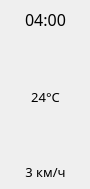
             <widget class="QWidget" name="widgetLittle1" native="true">
              <property name="minimumSize">
               <size>
                <width>90</width>
                <height>189</height>
               </size>
              </property>
              <property name="maximumSize">
               <size>
                <width>90</width>
                <height>189</height>
               </size>
              </property>
              <property name="styleSheet">
               <string notr="true"/>
              </property>
              <widget class="QWidget" name="layoutWidget_10">
               <property name="geometry">
                <rect>
                 <x>0</x>
                 <y>0</y>
                 <width>91</width>
                 <height>191</height>
                </rect>
               </property>
               <layout class="QVBoxLayout" name="verticalLayout_27">
                <property name="spacing">
                 <number>0</number>
                </property>
                <property name="sizeConstraint">
                 <enum>QLayout::SetDefaultConstraint</enum>
                </property>
                <item>
                 <layout class="QHBoxLayout" name="horizontalLayout_103">
                  <property name="spacing">
                   <number>0</number>
                  </property>
                  <property name="sizeConstraint">
                   <enum>QLayout::SetDefaultConstraint</enum>
                  </property>
                  <item>
                   <spacer name="horizontalSpacer_48">
                    <property name="orientation">
                     <enum>Qt::Horizontal</enum>
                    </property>
                    <property name="sizeHint" stdset="0">
                     <size>
                      <width>40</width>
                      <height>20</height>
                     </size>
                    </property>
                   </spacer>
                  </item>
                  <item>
                   <widget class="QLabel" name="todayForecastTime1">
                    <property name="minimumSize">
                     <size>
                      <width>0</width>
                      <height>0</height>
                     </size>
                    </property>
                    <property name="maximumSize">
                     <size>
                      <width>70</width>
                      <height>16777215</height>
                     </size>
                    </property>
                    <property name="font">
                     <font>
                      <family>Segoe UI Semilight</family>
                      <pointsize>12</pointsize>
                      <bold>false</bold>
                     </font>
                    </property>
                    <property name="text">
                     <string>04:00</string>
                    </property>
                    <property name="alignment">
                     <set>Qt::AlignCenter</set>
                    </property>
                   </widget>
                  </item>
                  <item>
                   <spacer name="horizontalSpacer_49">
                    <property name="orientation">
                     <enum>Qt::Horizontal</enum>
                    </property>
                    <property name="sizeHint" stdset="0">
                     <size>
                      <width>40</width>
                      <height>20</height>
                     </size>
                    </property>
                   </spacer>
                  </item>
                 </layout>
                </item>
                <item>
                 <layout class="QHBoxLayout" name="horizontalLayout_104">
                  <property name="spacing">
                   <number>0</number>
                  </property>
                  <property name="sizeConstraint">
                   <enum>QLayout::SetDefaultConstraint</enum>
                  </property>
                  <item>
                   <spacer name="horizontalSpacer_178">
                    <property name="orientation">
                     <enum>Qt::Horizontal</enum>
                    </property>
                    <property name="sizeHint" stdset="0">
                     <size>
                      <width>40</width>
                      <height>20</height>
                     </size>
                    </property>
                   </spacer>
                  </item>
                  <item>
                   <widget class="QLabel" name="todayForecastImg1">
                    <property name="minimumSize">
                     <size>
                      <width>40</width>
                      <height>40</height>
                     </size>
                    </property>
                    <property name="maximumSize">
                     <size>
                      <width>40</width>
                      <height>40</height>
                     </size>
                    </property>
                    <property name="text">
                     <string/>
                    </property>
                    <property name="pixmap">
                     <pixmap resource="resources.qrc">:/resources/images/main/sunny.png</pixmap>
                    </property>
                    <property name="alignment">
                     <set>Qt::AlignCenter</set>
                    </property>
                   </widget>
                  </item>
                  <item>
                   <spacer name="horizontalSpacer_179">
                    <property name="orientation">
                     <enum>Qt::Horizontal</enum>
                    </property>
                    <property name="sizeHint" stdset="0">
                     <size>
                      <width>40</width>
                      <height>20</height>
                     </size>
                    </property>
                   </spacer>
                  </item>
                 </layout>
                </item>
                <item>
                 <layout class="QHBoxLayout" name="horizontalLayout_105">
                  <property name="spacing">
                   <number>0</number>
                  </property>
                  <property name="sizeConstraint">
                   <enum>QLayout::SetDefaultConstraint</enum>
                  </property>
                  <item>
                   <spacer name="horizontalSpacer_180">
                    <property name="orientation">
                     <enum>Qt::Horizontal</enum>
                    </property>
                    <property name="sizeHint" stdset="0">
                     <size>
                      <width>40</width>
                      <height>20</height>
                     </size>
                    </property>
                   </spacer>
                  </item>
                  <item>
                   <widget class="QLabel" name="todayForecastTemp1">
                    <property name="minimumSize">
                     <size>
                      <width>0</width>
                      <height>0</height>
                     </size>
                    </property>
                    <property name="maximumSize">
                     <size>
                      <width>50</width>
                      <height>16777215</height>
                     </size>
                    </property>
                    <property name="font">
                     <font>
                      <family>Segoe UI Light</family>
                      <pointsize>10</pointsize>
                      <bold>false</bold>
                     </font>
                    </property>
                    <property name="text">
                     <string>24°C</string>
                    </property>
                    <property name="alignment">
                     <set>Qt::AlignCenter</set>
                    </property>
                   </widget>
                  </item>
                  <item>
                   <spacer name="horizontalSpacer_181">
                    <property name="orientation">
                     <enum>Qt::Horizontal</enum>
                    </property>
                    <property name="sizeHint" stdset="0">
                     <size>
                      <width>40</width>
                      <height>20</height>
                     </size>
                    </property>
                   </spacer>
                  </item>
                 </layout>
                </item>
                <item>
                 <layout class="QHBoxLayout" name="horizontalLayout_106">
                  <property name="spacing">
                   <number>0</number>
                  </property>
                  <property name="sizeConstraint">
                   <enum>QLayout::SetDefaultConstraint</enum>
                  </property>
                  <item>
                   <spacer name="horizontalSpacer_182">
                    <property name="orientation">
                     <enum>Qt::Horizontal</enum>
                    </property>
                    <property name="sizeHint" stdset="0">
                     <size>
                      <width>40</width>
                      <height>20</height>
                     </size>
                    </property>
                   </spacer>
                  </item>
                  <item>
                   <widget class="QLabel" name="todayForecastWind1">
                    <property name="minimumSize">
                     <size>
                      <width>40</width>
                      <height>30</height>
                     </size>
                    </property>
                    <property name="maximumSize">
                     <size>
                      <width>40</width>
                      <height>40</height>
                     </size>
                    </property>
                    <property name="text">
                     <string/>
                    </property>
                    <property name="pixmap">
                     <pixmap resource="resources.qrc">:/resources/images/navigation.png</pixmap>
                    </property>
                    <property name="scaledContents">
                     <bool>false</bool>
                    </property>
                    <property name="alignment">
                     <set>Qt::AlignCenter</set>
                    </property>
                   </widget>
                  </item>
                  <item>
                   <spacer name="horizontalSpacer_183">
                    <property name="orientation">
                     <enum>Qt::Horizontal</enum>
                    </property>
                    <property name="sizeHint" stdset="0">
                     <size>
                      <width>40</width>
                      <height>20</height>
                     </size>
                    </property>
                   </spacer>
                  </item>
                 </layout>
                </item>
                <item>
                 <layout class="QHBoxLayout" name="horizontalLayout_107">
                  <property name="spacing">
                   <number>0</number>
                  </property>
                  <property name="sizeConstraint">
                   <enum>QLayout::SetDefaultConstraint</enum>
                  </property>
                  <item>
                   <spacer name="horizontalSpacer_184">
                    <property name="orientation">
                     <enum>Qt::Horizontal</enum>
                    </property>
                    <property name="sizeHint" stdset="0">
                     <size>
                      <width>40</width>
                      <height>20</height>
                     </size>
                    </property>
                   </spacer>
                  </item>
                  <item>
                   <widget class="QLabel" name="todayForecastWindSpeed1">
                    <property name="minimumSize">
                     <size>
                      <width>0</width>
                      <height>0</height>
                     </size>
                    </property>
                    <property name="maximumSize">
                     <size>
                      <width>60</width>
                      <height>16777215</height>
                     </size>
                    </property>
                    <property name="font">
                     <font>
                      <family>Segoe UI Light</family>
                      <pointsize>10</pointsize>
                      <bold>false</bold>
                     </font>
                    </property>
                    <property name="text">
                     <string>3 км/ч</string>
                    </property>
                    <property name="alignment">
                     <set>Qt::AlignCenter</set>
                    </property>
                   </widget>
                  </item>
                  <item>
                   <spacer name="horizontalSpacer_185">
                    <property name="orientation">
                     <enum>Qt::Horizontal</enum>
                    </property>
                    <property name="sizeHint" stdset="0">
                     <size>
                      <width>40</width>
                      <height>20</height>
                     </size>
                    </property>
                   </spacer>
                  </item>
                 </layout>
                </item>
               </layout>
              </widget>
             </widget>
